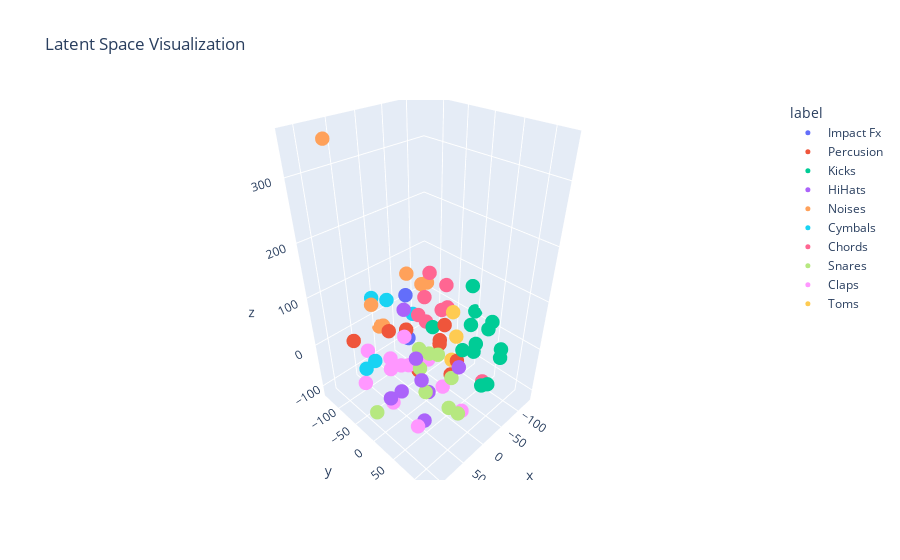

Notebook source saved alongside this figure:
### Code cell
import numpy as np
import pandas as pd
from sklearn.manifold import TSNE
import plotly.express as px
import ipywidgets as widgets
from IPython.display import display, Audio

def safe_audio(decoded, sr=44100):
  # float32로 변환
  decoded = np.array(decoded, dtype=np.float32)
  # -1.0 ~ 1.0로 clip
  decoded = np.clip(decoded, -1.0, 1.0)
  return Audio(decoded, rate=sr)

# 1. Flatten and collect data
latents = []
labels = []
filenames = []
latent_dict = {}

for label, files in sample_dict.items():
  for fname, latent in files.items():
    flat = latent.flatten().cpu().numpy()
    latents.append(flat)
    labels.append(label)
    filenames.append(fname)
    latent_dict[fname] = latent

latents = np.stack(latents)

# 2. Dimensionality reduction
tsne = TSNE(n_components=3, random_state=42, perplexity=10)
latents_3d = tsne.fit_transform(latents)

# 3. Prepare DataFrame
df = pd.DataFrame(latents_3d, columns=['x', 'y', 'z'])
df['label'] = labels
df['filename'] = filenames

# 4. 3D plot (시각화만)
fig = px.scatter_3d(
  df, x='x', y='y', z='z',
  color='label',
  hover_name='filename',
  title='Latent Space Visualization'
)
fig.update_traces(marker=dict(size=5))
fig.show()

# 5. 드롭다운으로 latent 선택
dropdown = widgets.Dropdown(
  options=filenames,
  description='Select file:',
  style={'description_width': 'initial'},
  layout=widgets.Layout(width='50%')
)
play_button = widgets.Button(description='Play Selected')
output = widgets.Output()

def on_play_clicked(b):
  with output:
    output.clear_output()
    fname = dropdown.value
    if fname and fname in latent_dict:
      latent = latent_dict[fname]
      with torch.no_grad():
        decoded = vae.decode(latent).squeeze().cpu().numpy()
      # if decoded.ndim == 2:
      #   decoded = decoded.T
      display(safe_audio(decoded.squeeze(), sr=44100))  # sr을 실제 값으로 맞추세요
    else:
      print("No latent selected or not found.")

play_button.on_click(on_play_clicked)

display(dropdown, play_button, output)

### Figure 1 — Plotly figure (JSON) as saved in the notebook; plotly's stock layout.template omitted (floating-point values rounded to 4 significant figures)
{"data": [{"hovertemplate": "<b>%{hovertext}</b><br><br>label=Impact Fx<br>x=%{x}<br>y=%{y}<br>z=%{z}<extra></extra>", "hovertext": ["RK_BTG2_Impact_01.wav", "RK_BTG2_Impact_05.wav", "RK_BTG2_Impact_09.wav"], "legendgroup": "Impact Fx", "marker": {"color": "#636efa", "size": 5, "symbol": "circle"}, "mode": "markers", "name": "Impact Fx", "scene": "scene", "showlegend": true, "type": "scatter3d", "x": [-0.2604, -3.454, -24.64], "y": [-49.46, -48.85, -83.29], "z": [90.03, -4.778, -33.98]}, {"hovertemplate": "<b>%{hovertext}</b><br><br>label=Percusion<br>x=%{x}<br>y=%{y}<br>z=%{z}<extra></extra>", "hovertext": ["RK_DDG1_Perc_02.wav", "RK_BTG2_Perc_02.wav", "RK_FMG3_Perc_07.wav", "RK_BT7_Percusion_02.wav", "RK_BT7_Percusion_08.wav", "RK_DM6_Perc_04.wav", "RK_BT6_Perc_20.wav", "RK_BTG2_Perc_15.wav", "RK_BT6_Perc_04.wav"], "legendgroup": "Percusion", "marker": {"color": "#EF553B", "size": 5, "symbol": "circle"}, "mode": "markers", "name": "Percusion", "scene": "scene", "showlegend": true, "type": "scatter3d", "x": [-28.05, 46.85, -87.12, 12.9, -59.67, -57.6, 17.79, 86.14, -28.83], "y": [-50.01, -40.25, -51.38, -35.74, -25.48, 6.06, 55.6, -85.69, 43.72], "z": [-102.7, 46.51, -73.45, 32.32, -30.14, -94.58, 98.49, 21.49, -14.13]}, {"hovertemplate": "<b>%{hovertext}</b><br><br>label=Kicks<br>x=%{x}<br>y=%{y}<br>z=%{z}<extra></extra>", "hovertext": ["RK_BTG2_Kick_13.wav", "RK_BT7_Kick_12.wav", "RK_DDG1_Kick_15.wav", "RK_DM6_Kick_11.wav", "RK_BTG2_Kick_05.wav", "RK_BT7_Kick_07.wav", "RK_FMG3_Kick_01.wav", "RK_BT6_Kick_12.wav", "RK_FMG3_Kick_05.wav", "RK_DM6_Kick_01.wav", "RK_BT7_Kick_04.wav", "RK_DM6_Kick_04.wav", "RK_DDG1_Kick_02.wav"], "legendgroup": "Kicks", "marker": {"color": "#00cc96", "size": 5, "symbol": "circle"}, "mode": "markers", "name": "Kicks", "scene": "scene", "showlegend": true, "type": "scatter3d", "x": [-130.1, -34.06, -30.86, -115.1, -82.54, -56.06, -11.45, -79.0, -3.897, -88.81, -107.8, -64.89, -5.426], "y": [-2.987, 94.74, 100.2, 15.55, 24.46, 46.94, 68.46, 39.12, 10.03, 89.34, 52.66, 104.4, 126.1], "z": [10.56, -39.35, 88.06, -48.58, 104.1, 50.49, 37.82, -29.23, 54.8, -16.92, 30.18, 27.99, 8.751]}, {"hovertemplate": "<b>%{hovertext}</b><br><br>label=HiHats<br>x=%{x}<br>y=%{y}<br>z=%{z}<extra></extra>", "hovertext": ["RK_DM6_Hihat_07.wav", "RK_DDG1_Hihat_14.wav", "RK_BTG2_Hihat_12.wav", "RK_BT7_Hihat_07.wav", "RK_BT7_Hihat_13.wav", "RK_DDG1_Hihat_01.wav", "RK_BTG2_Hihat_01.wav", "RK_FMG3_Hihat_10.wav"], "legendgroup": "HiHats", "marker": {"color": "#ab63fa", "size": 5, "symbol": "circle"}, "mode": "markers", "name": "HiHats", "scene": "scene", "showlegend": true, "type": "scatter3d", "x": [50.7, 112.0, 36.2, 0.4605, 59.07, 54.19, 81.71, 68.08], "y": [45.69, 35.97, 102.3, 5.198, -0.4992, 6.737, 60.59, 57.4], "z": [-97.66, -1.019, 57.49, -98.13, -55.31, 120.2, 77.16, 20.97]}, {"hovertemplate": "<b>%{hovertext}</b><br><br>label=Noises<br>x=%{x}<br>y=%{y}<br>z=%{z}<extra></extra>", "hovertext": ["RK_BT6_Noise_12.wav", "RK_BT7_Noise_07.wav", "RK_BT6_Noise_16.wav", "RK_BT7_Noise_18.wav", "RK_BT7_Noise_12.wav", "RK_BT6_Noise_06.wav", "RK_BT6_Noise_01.wav"], "legendgroup": "Noises", "marker": {"color": "#FFA15A", "size": 5, "symbol": "circle"}, "mode": "markers", "name": "Noises", "scene": "scene", "showlegend": true, "type": "scatter3d", "x": [-7.147, 81.98, -97.53, 56.79, 5.301, -66.69, 23.19], "y": [-135.4, -107.3, -96.86, -68.37, -39.39, -80.08, -84.45], "z": [-31.31, 350.7, 45.37, 90.65, 139.5, 64.73, 18.5]}, {"hovertemplate": "<b>%{hovertext}</b><br><br>label=Cymbals<br>x=%{x}<br>y=%{y}<br>z=%{z}<extra></extra>", "hovertext": ["RK_DDT1_Ride_01.wav", "RK_DDT1_Ride_07.wav", "RK_BT7_Ride_03.wav", "RK_BT6_Cymbal_01.wav", "RK_BT7_Ride_07.wav"], "legendgroup": "Cymbals", "marker": {"color": "#19d3f3", "size": 5, "symbol": "circle"}, "mode": "markers", "name": "Cymbals", "scene": "scene", "showlegend": true, "type": "scatter3d", "x": [111.1, 106.1, -72.37, 12.76, -21.43], "y": [3.641, -28.16, -111.0, -126.4, -126.4], "z": [53.83, 11.74, -23.44, 51.13, 28.89]}, {"hovertemplate": "<b>%{hovertext}</b><br><br>label=Chords<br>x=%{x}<br>y=%{y}<br>z=%{z}<extra></extra>", "hovertext": ["RK_BT7_Chord_06_Em.wav", "RK_BT6_Chord_05_Cm.wav", "RK_BT7_Chord_05_Bm.wav", "RK_BT7_Chord_08_Gm.wav", "RK_BT7_Chord_11_Gm.wav", "RK_BT7_Chord_10_Gm.wav", "RK_BT6_Chord_14_Fm9.wav", "RK_BT7_Chord_12_Gm.wav"], "legendgroup": "Chords", "marker": {"color": "#FF6692", "size": 5, "symbol": "circle"}, "mode": "markers", "name": "Chords", "scene": "scene", "showlegend": true, "type": "scatter3d", "x": [-77.35, -43.13, -65.03, -44.09, -88.78, -74.63, -23.18, -83.59], "y": [65.2, -64.72, -57.86, -49.53, -49.36, -22.7, -24.74, -34.76], "z": [-83.8, 15.99, 100.0, 63.4, 10.97, 38.98, 35.26, 76.7]}, {"hovertemplate": "<b>%{hovertext}</b><br><br>label=Snares<br>x=%{x}<br>y=%{y}<br>z=%{z}<extra></extra>", "hovertext": ["RK_BT7_Snare_14.wav", "RK_FMG3_Snare_06.wav", "RK_BT6_Snare_06.wav", "RK_BT7_Snare_01.wav", "RK_BT6_Snare_07.wav", "RK_BT6_Snare_10.wav", "RK_DDG1_Snare_01.wav", "RK_BT7_Snare_12.wav", "RK_DDG1_Snare_02.wav"], "legendgroup": "Snares", "marker": {"color": "#B6E880", "size": 5, "symbol": "circle"}, "mode": "markers", "name": "Snares", "scene": "scene", "showlegend": true, "type": "scatter3d", "x": [26.22, 28.84, 14.53, 48.65, 27.72, -0.9245, 63.92, 13.33, 117.8], "y": [97.43, 34.52, -3.28, 46.4, 12.23, 25.41, 110.2, 69.45, 5.67], "z": [-56.18, 34.71, 10.54, -28.5, -14.44, 6.215, -0.7144, -5.367, -53.54]}, {"hovertemplate": "<b>%{hovertext}</b><br><br>label=Claps<br>x=%{x}<br>y=%{y}<br>z=%{z}<extra></extra>", "hovertext": ["RK_BT6_Clap_17.wav", "RK_BT7_Clap_01.wav", "RK_BT6_Clap_01.wav", "RK_BT6_Clap_12.wav", "RK_BTG2_Clap_04.wav", "RK_FMG3_Clap_02.wav", "RK_FMG3_Clap_05.wav", "RK_BT6_Clap_10.wav", "RK_DM6_Clap_01.wav", "RK_DM6_Clap_07.wav", "RK_BTG2_Clap_10.wav", "RK_BT6_Clap_07.wav"], "legendgroup": "Claps", "marker": {"color": "#FF97FF", "size": 5, "symbol": "circle"}, "mode": "markers", "name": "Claps", "scene": "scene", "showlegend": true, "type": "scatter3d", "x": [22.54, -6.586, 2.018, 92.41, 48.55, 61.12, 52.49, 50.92, 90.7, 54.06, -14.64, 15.73], "y": [-71.09, -2.875, 40.87, -54.63, -38.1, 3.63, 3.939, -98.14, 71.98, -30.61, 71.83, -29.24], "z": [-78.55, -27.7, -55.64, -50.6, -11.65, 9.869, 65.12, -31.71, -53.29, -111.5, -105.7, -44.18]}, {"hovertemplate": "<b>%{hovertext}</b><br><br>label=Toms<br>x=%{x}<br>y=%{y}<br>z=%{z}<extra></extra>", "hovertext": ["RK_BT6_Tom_11.wav", "RK_BT6_Tom_10.wav", "RK_BT6_Tom_12.wav"], "legendgroup": "Toms", "marker": {"color": "#FECB52", "size": 5, "symbol": "circle"}, "mode": "markers", "name": "Toms", "scene": "scene", "showlegend": true, "type": "scatter3d", "x": [-52.44, -28.93, -40.85], "y": [19.82, 30.68, 21.2], "z": [10.6, 83.05, -35.16]}], "layout": {"legend": {"title": {"text": "label"}, "tracegroupgap": 0}, "scene": {"domain": {"x": [0, 1], "y": [0, 1]}, "xaxis": {"title": {"text": "x"}}, "yaxis": {"title": {"text": "y"}}, "zaxis": {"title": {"text": "z"}}}, "title": {"text": "Latent Space Visualization"}}}
